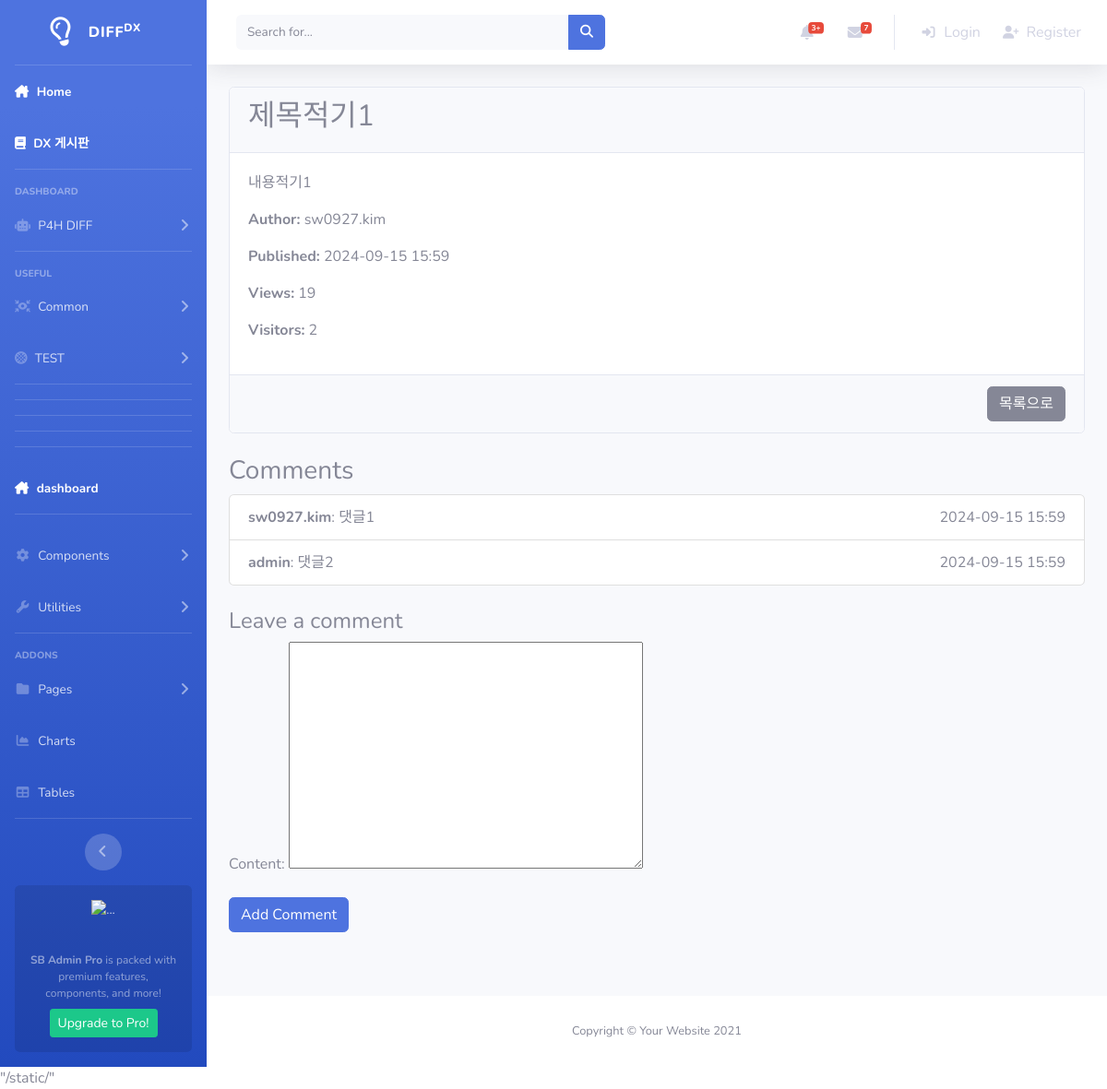
Page /board/post/1/ on the committed database.
### board/models.py (models this page shows, shortened)
class Post(models.Model):
    title = models.CharField(max_length=200)
    content = models.TextField()
    author = models.ForeignKey(User, on_delete=models.CASCADE, null=True)
    created_at = models.DateTimeField(auto_now_add=True)
    updated_at = models.DateTimeField(auto_now=True)
    views = models.PositiveIntegerField(default=0)  # 조회수
    visitors = models.ManyToManyField(User, related_name='post_visitors', blank=True)

class Comment(models.Model):
    post = models.ForeignKey(Post, related_name='comments', on_delete=models.CASCADE)
    content = models.TextField()
    author = models.ForeignKey(User, on_delete=models.CASCADE, null=True)  # null=True 임시 허용
    created_at = models.DateTimeField(auto_now_add=True)

### board/views.py (the view)
# urls.py: path('post/<int:pk>/', views.post_detail, name='post_detail'),
def post_detail(request, pk):
    post = get_object_or_404(Post, pk=pk)
    post.views += 1
    post.save()
    if request.user.is_authenticated:
        if not post.visitors.filter(id=request.user.id).exists():
            post.visitors.add(request.user)
    comments = post.comments.all()
    if request.method == "POST":
        comment_form = CommentForm(request.POST)
        if comment_form.is_valid():
            comment = comment_form.save(commit=False)
            comment.post = post
            comment.author = request.user  # 로그인한 사용자를 댓글 작성자로 설정
            comment.save()
            return redirect('board:post_detail', pk=post.pk)
    else:
        comment_form = CommentForm()
    return render(request, 'board/post_detail.html', {'post': post, 'comments': comments, 'comment_form': comment_form})

### board/forms.py
class CommentForm(forms.ModelForm):
    class Meta:
        model = Comment
        fields = ['content']

### templates/board/post_detail.html (shortened to what this page needs)
{% extends 'Common/base.html' %}
{% block content %}
<div class="post-detail-container mt-4">
    <div class="card">
        <div class="card-header d-flex justify-content-between align-items-center">
            <h2>{{ post.title }}</h2>
        </div>
        <div class="card-body">
            <p class="card-text">{{ post.content }}</p>
            <p><strong>Author:</strong> {{ post.author.username }}</p>
            <p><strong>Published:</strong> {{ post.created_at|date:"Y-m-d H:i" }}</p>
            <p><strong>Views:</strong> {{ post.views }}</p>
            <p><strong>Visitors:</strong> {{ post.visitors.count }}</p>
        </div>
        <div class="card-footer text-right">
            <a href="{% url 'board:post_list' %}" class="btn btn-secondary">목록으로</a>
        </div>
    </div>
    <div class="comments-section mt-4">
        <h3>Comments</h3>
        <ul class="list-group">
            {% for comment in comments %}
                <li class="list-group-item">
                    <strong>{{ comment.author.username }}</strong>: {{ comment.content }}
                    <span class="text-muted float-right">{{ comment.created_at|date:"Y-m-d H:i" }}</span>
                </li>
            {% empty %}
                <li class="list-group-item text-center">No comments yet.</li>
            {% endfor %}
        </ul>
    </div>
    <div class="mt-4">
        <h4>Leave a comment</h4>
        <form method="POST"action="{% url 'board:post_detail' pk=post.pk %}">
            {{ comment_form.as_p }}
            <button type="submit" class="btn btn-primary">Add Comment</button>
        </form>
    </div>
</div>
{% endblock %}

### rows in the picture
Post: title "제목적기1", content "내용적기1", author.username "sw0927.kim", created_at "2024-09-15 15:59", views "19", visitors.count "2"
Comment: author.username "sw0927.kim", content "댓글1", created_at "2024-09-15 15:59"
Comment: author.username "admin", content "댓글2", created_at "2024-09-15 15:59"
